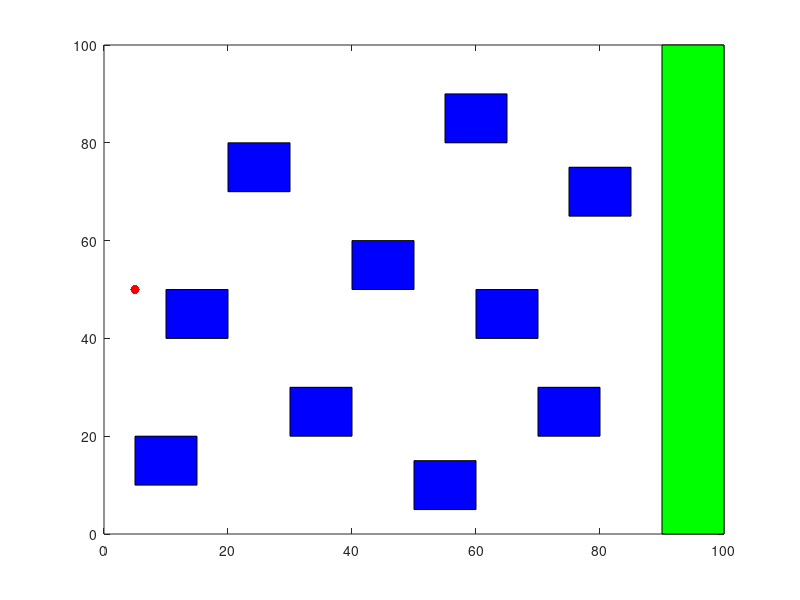
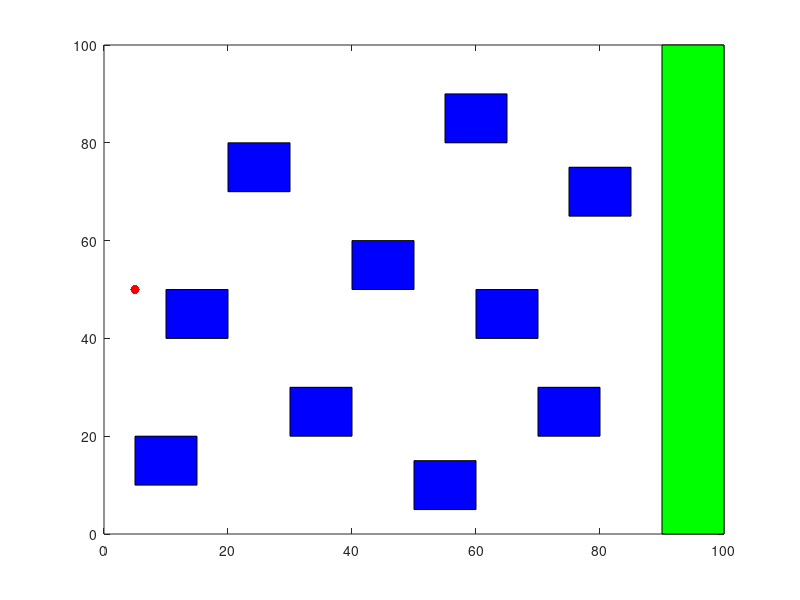
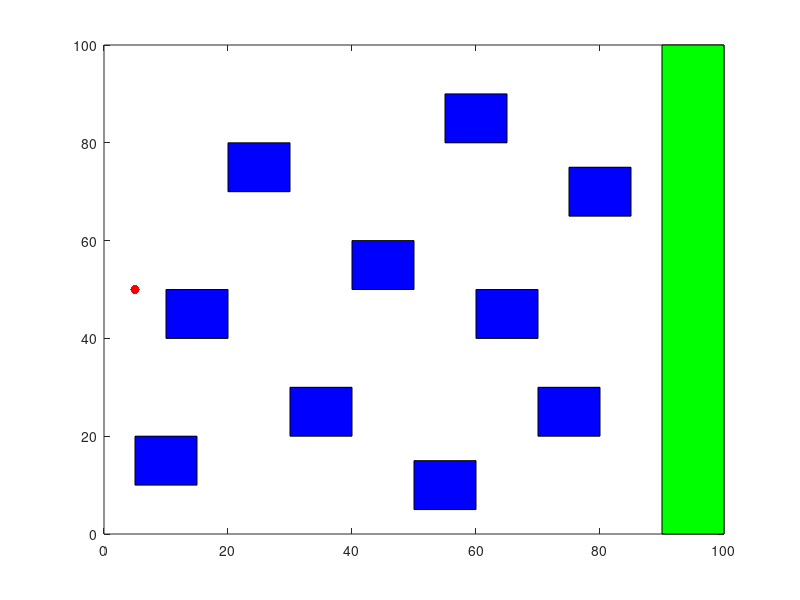

These figures' MATLAB source, in order: (Note: this script raises an error after producing the figures.)

clear all; close all; clc;
for s = 1:3
figure(s); hold on;
axis([0 100 0 100]);
box on;

previous_greatest_uncert = 0;
previous_least_uncert = 500;
last_shortest = 200;

% Define and plot the start state for the planning problem
%               x  y
start_state = [ 5 50];
plot(start_state(1),start_state(2),'.r','MarkerSize',20);

% Define and plot the goal region for the planning problem
%              x1 y1  x2  y2   x3  y3  x4  y4
goal_region = [90  0 100   0  100 100  90 100];
goal_x = [goal_region(1) goal_region(3) goal_region(5) goal_region(7)];
goal_y = [goal_region(2) goal_region(4) goal_region(6) goal_region(8)];
patch(goal_x,goal_y,'green');

% Define and plot the locations of the obstacles
%             x1 y2 x2 y2 x3 y3 x4 y4
obstacles = [  5 10 15 10 15 20  5 20; % obstacle 1
              10 40 20 40 20 50 10 50; % obstacle 2
              20 70 30 70 30 80 20 80; % ...etc...
              30 20 40 20 40 30 30 30; 
              40 50 50 50 50 60 40 60;
              50  5 60  5 60 15 50 15;
              55 80 65 80 65 90 55 90;
              60 40 70 40 70 50 60 50;
              70 20 80 20 80 30 70 30;
              75 65 85 65 85 75 75 75 ];

num_obstacles = size(obstacles,1);

for i_obs = 1:num_obstacles
    obs_x = [obstacles(i_obs,1) obstacles(i_obs,3) obstacles(i_obs,5) obstacles(i_obs,7)];
    obs_y = [obstacles(i_obs,2) obstacles(i_obs,4) obstacles(i_obs,6) obstacles(i_obs,8)];
    patch(obs_x,obs_y,'blue');
end
s = s+1;
end


for trials = 1:100 
disp(trials)

Path = Build_RRT_Map(obstacles);
Path(1,1)= 1;
Index = getGlobalnode_num ;
sum = 0;
sums =0;

Path_Taken = []; %zeros(200,2);
step = 1;



while not(Index == 1)
    
    child_x = Path(Index,2); %x cordinate for the ith node
    child_y = Path(Index,3); %y cordinate for the ith node
    
    Path_Taken(step,1) = child_x;
    Path_Taken(step,2) = child_y;
    
    step = step + 1; 
    Index = Path(Index,1);
    
    parent_x = Path(Index,2);
    parent_y = Path(Index,3);
    
    Path_Taken(step,1) = parent_x;
    Path_Taken(step,2) = parent_y;
    step = step + 1 ;
    
    Delta_x = parent_x - child_x;
    Delta_y = parent_y - child_y;

        
    Dist = (abs(Delta_x^2 + Delta_y^2))^(1/2); 
    sum = sum + Dist; %actual length of path
end
Length = sum;


recent_path_w_uncert = propagate_KF_path(Path_Taken,obstacles);
length_of_uncert_mat = size(recent_path_w_uncert,1);
%recent_path_w_uncert =[];
steps_for_pathD = length_of_uncert_mat;


recent_path_length = 0;%

while step <= steps_for_pathD - 1  %determine path lengh of this path
    currentx = recent_path_w_uncert(step,1);
    currenty = recent_path_w_uncert(step,2);
    
    nextx = recent_path_w_uncert(step + 1,1);
    nexty = recent_path_w_uncert(step + 1,2);
    
    
    
    Delta_x = nextx - currentx;
    Delta_y = nexty - currenty;
    %Index = Path(Index,1);
        
    Dist = (abs(Delta_x^2 + Delta_y^2))^(1/2);
    
    recent_path_length = recent_path_length + Dist; %actual length of path
end
    if recent_path_length < last_shortest
        shortest_path = recent_path_w_uncert;
        last_shortest = recent_path_length;
    end

    if (recent_path_w_uncert(length_of_uncert_mat,3)^.5 + recent_path_w_uncert(length_of_uncert_mat,4)^.5) > previous_greatest_uncert 
        greatest_uncert = recent_path_w_uncert;
        previous_greatest_uncert = (recent_path_w_uncert(length_of_uncert_mat,3)^.5 + recent_path_w_uncert(length_of_uncert_mat,4)^.5);
    end
    if (recent_path_w_uncert(length_of_uncert_mat,3)^.5 + recent_path_w_uncert(length_of_uncert_mat,4)^.5) < previous_least_uncert 
        least_uncert = recent_path_w_uncert;
        previous_least_uncert = (recent_path_w_uncert(length_of_uncert_mat,3)^.5 + recent_path_w_uncert(length_of_uncert_mat,4)^.5);
    end
    
trials = trials + 1 ;
end

%plot shortest path
figure(1);
title('Shortest Path')
for i = 1:size(shortest_path,1)
    
    if i <= (size(shortest_path,1) - 1)
        x = shortest_path(i,1);
        y = shortest_path(i,2);
        plot(x,y,'.r','MarkerSize',5);
        x_next = shortest_path(i+1,1);
        y_next = shortest_path(i+1,2);
        line([x,x_next],[y,y_next]);
        i = i+1;
        ellipse(shortest_path(i,3)^.5,shortest_path(i,4)^.5,0,shortest_path(i,1),shortest_path(i,2),'r',300); % PLOTS uncert
    else
        plot(x,y,'.r','MarkerSize',5);
    end
end
disp('Shortest Path');
disp(size(shortest_path,1));

%Plot greatest Uncert
figure(2);
title('Greatest Uncertainty')
for i = 1:size(greatest_uncert,1)
    
    if i <= (size(greatest_uncert,1) - 1)
        x = greatest_uncert(i,1);
        y = greatest_uncert(i,2);
        plot(x,y,'.r','MarkerSize',5);
        x_next = greatest_uncert(i+1,1);
        y_next = greatest_uncert(i+1,2);
        line([x,x_next],[y,y_next]);
        i = i+1;
        ellipse(greatest_uncert(i,3)^.5,greatest_uncert(i,4)^.5,0,greatest_uncert(i,1),greatest_uncert(i,2),'r',300); % PLOTS uncert
    else
        plot(x,y,'.r','MarkerSize',5);
    end
end
disp('Greatest Uncertainty');
disp(greatest_uncert(size(greatest_uncert,1),1)^.5 + greatest_uncert(size(greatest_uncert,1),2)^.5);

%plot Least Uncert
figure(3);
title('Least Uncertainty')
for i = 1:size(least_uncert,1)
    if i <= (size(least_uncert,1) - 1)
        x = least_uncert(i,1);
        y = least_uncert(i,2);
        plot(x,y,'.r','MarkerSize',5);
        x_next = least_uncert(i+1,1);
        y_next = least_uncert(i+1,2);
        line([x,x_next],[y,y_next]);
        i = i+1;
        ellipse(least_uncert(i,3)^.5,least_uncert(i,4)^.5,0,least_uncert(i,1),least_uncert(i,2),'r',300); % PLOTS uncert
    else
        plot(x,y,'.r','MarkerSize',5);
    end
end
disp('Least Uncertainty');
disp(least_uncert(size(least_uncert,1),1)^.5 + least_uncert(size(least_uncert,1),2)^.5);


